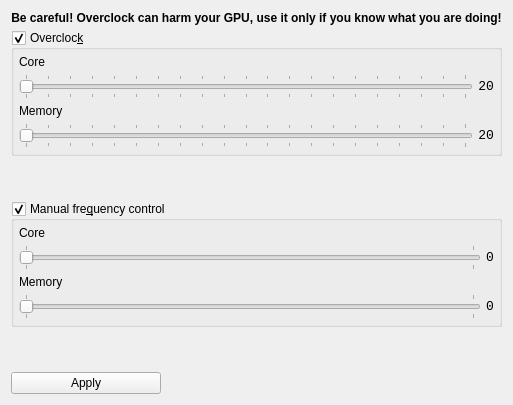
      <widget class="QWidget" name="overclockTab">
       <attribute name="title">
        <string>Overclock</string>
       </attribute>
       <layout class="QVBoxLayout" name="verticalLayout_10">
        <property name="spacing">
         <number>5</number>
        </property>
        <item>
         <widget class="QLabel" name="label_8">
          <property name="font">
           <font>
            <weight>75</weight>
            <bold>true</bold>
           </font>
          </property>
          <property name="text">
           <string>Be careful! Overclock can harm your GPU, use it only if you know what you are doing!</string>
          </property>
          <property name="alignment">
           <set>Qt::AlignHCenter|Qt::AlignTop</set>
          </property>
         </widget>
        </item>
        <item>
         <widget class="QGroupBox" name="group_oc">
          <property name="title">
           <string>Overcloc&amp;k</string>
          </property>
          <property name="checkable">
           <bool>true</bool>
          </property>
          <property name="checked">
           <bool>true</bool>
          </property>
          <layout class="QGridLayout" name="gridLayout_7" columnstretch="1,0,0,0">
           <property name="leftMargin">
            <number>5</number>
           </property>
           <property name="topMargin">
            <number>5</number>
           </property>
           <property name="rightMargin">
            <number>5</number>
           </property>
           <property name="bottomMargin">
            <number>5</number>
           </property>
           <property name="spacing">
            <number>5</number>
           </property>
           <item row="2" column="0" colspan="2">
            <widget class="QLabel" name="label_memOc">
             <property name="text">
              <string>Memory</string>
             </property>
            </widget>
           </item>
           <item row="3" column="0" colspan="3">
            <widget class="QSlider" name="slider_ocMclk">
             <property name="enabled">
              <bool>true</bool>
             </property>
             <property name="sizePolicy">
              <sizepolicy hsizetype="Expanding" vsizetype="Preferred">
               <horstretch>0</horstretch>
               <verstretch>0</verstretch>
              </sizepolicy>
             </property>
             <property name="maximum">
              <number>20</number>
             </property>
             <property name="pageStep">
              <number>5</number>
             </property>
             <property name="orientation">
              <enum>Qt::Horizontal</enum>
             </property>
             <property name="tickPosition">
              <enum>QSlider::TicksBothSides</enum>
             </property>
             <property name="tickInterval">
              <number>1</number>
             </property>
            </widget>
           </item>
           <item row="1" column="0" colspan="3">
            <widget class="QSlider" name="slider_ocSclk">
             <property name="enabled">
              <bool>true</bool>
             </property>
             <property name="sizePolicy">
              <sizepolicy hsizetype="Expanding" vsizetype="Preferred">
               <horstretch>0</horstretch>
               <verstretch>0</verstretch>
              </sizepolicy>
             </property>
             <property name="maximum">
              <number>20</number>
             </property>
             <property name="pageStep">
              <number>5</number>
             </property>
             <property name="orientation">
              <enum>Qt::Horizontal</enum>
             </property>
             <property name="tickPosition">
              <enum>QSlider::TicksBothSides</enum>
             </property>
             <property name="tickInterval">
              <number>1</number>
             </property>
            </widget>
           </item>
           <item row="0" column="0" colspan="2">
            <widget class="QLabel" name="label_coreOc">
             <property name="text">
              <string>Core</string>
             </property>
            </widget>
           </item>
           <item row="1" column="3">
            <widget class="QLabel" name="l_ocSclk">
             <property name="font">
              <font>
               <family>Monospace</family>
               <pointsize>10</pointsize>
              </font>
             </property>
             <property name="text">
              <string notr="true">20</string>
             </property>
             <property name="alignment">
              <set>Qt::AlignRight|Qt::AlignTrailing|Qt::AlignVCenter</set>
             </property>
            </widget>
           </item>
           <item row="3" column="3">
            <widget class="QLabel" name="l_ocMclk">
             <property name="font">
              <font>
               <family>Monospace</family>
               <pointsize>10</pointsize>
              </font>
             </property>
             <property name="text">
              <string notr="true">20</string>
             </property>
             <property name="alignment">
              <set>Qt::AlignRight|Qt::AlignTrailing|Qt::AlignVCenter</set>
             </property>
            </widget>
           </item>
          </layout>
         </widget>
        </item>
        <item>
         <spacer name="verticalSpacer_3">
          <property name="orientation">
           <enum>Qt::Vertical</enum>
          </property>
          <property name="sizeHint" stdset="0">
           <size>
            <width>20</width>
            <height>40</height>
           </size>
          </property>
         </spacer>
        </item>
        <item>
         <widget class="QGroupBox" name="group_freq">
          <property name="title">
           <string>Manual fre&amp;quency control</string>
          </property>
          <property name="checkable">
           <bool>true</bool>
          </property>
          <property name="checked">
           <bool>true</bool>
          </property>
          <layout class="QGridLayout" name="gridLayout_16" columnstretch="1,0">
           <property name="leftMargin">
            <number>5</number>
           </property>
           <property name="topMargin">
            <number>5</number>
           </property>
           <property name="rightMargin">
            <number>5</number>
           </property>
           <property name="bottomMargin">
            <number>5</number>
           </property>
           <property name="spacing">
            <number>5</number>
           </property>
           <item row="0" column="0">
            <widget class="QLabel" name="label_CoreFreq">
             <property name="text">
              <string>Core</string>
             </property>
            </widget>
           </item>
           <item row="1" column="0">
            <widget class="QSlider" name="slider_freqSclk">
             <property name="enabled">
              <bool>true</bool>
             </property>
             <property name="sizePolicy">
              <sizepolicy hsizetype="Expanding" vsizetype="Preferred">
               <horstretch>0</horstretch>
               <verstretch>0</verstretch>
              </sizepolicy>
             </property>
             <property name="maximum">
              <number>1</number>
             </property>
             <property name="pageStep">
              <number>5</number>
             </property>
             <property name="orientation">
              <enum>Qt::Horizontal</enum>
             </property>
             <property name="tickPosition">
              <enum>QSlider::TicksBothSides</enum>
             </property>
             <property name="tickInterval">
              <number>1</number>
             </property>
            </widget>
           </item>
           <item row="1" column="1">
            <widget class="QLabel" name="l_freqSclk">
             <property name="font">
              <font>
               <family>Monospace</family>
               <pointsize>10</pointsize>
              </font>
             </property>
             <property name="text">
              <string notr="true">0</string>
             </property>
             <property name="alignment">
              <set>Qt::AlignRight|Qt::AlignTrailing|Qt::AlignVCenter</set>
             </property>
            </widget>
           </item>
           <item row="2" column="0">
            <widget class="QLabel" name="label_memFreq">
             <property name="text">
              <string>Memory</string>
             </property>
            </widget>
           </item>
           <item row="3" column="0">
            <widget class="QSlider" name="slider_freqMclk">
             <property name="enabled">
              <bool>true</bool>
             </property>
             <property name="sizePolicy">
              <sizepolicy hsizetype="Expanding" vsizetype="Preferred">
               <horstretch>0</horstretch>
               <verstretch>0</verstretch>
              </sizepolicy>
             </property>
             <property name="maximum">
              <number>1</number>
             </property>
             <property name="pageStep">
              <number>5</number>
             </property>
             <property name="orientation">
              <enum>Qt::Horizontal</enum>
             </property>
             <property name="tickPosition">
              <enum>QSlider::TicksBothSides</enum>
             </property>
             <property name="tickInterval">
              <number>1</number>
             </property>
            </widget>
           </item>
           <item row="3" column="1">
            <widget class="QLabel" name="l_freqMclk">
             <property name="font">
              <font>
               <family>Monospace</family>
               <pointsize>10</pointsize>
              </font>
             </property>
             <property name="text">
              <string notr="true">0</string>
             </property>
             <property name="alignment">
              <set>Qt::AlignRight|Qt::AlignTrailing|Qt::AlignVCenter</set>
             </property>
            </widget>
           </item>
          </layout>
         </widget>
        </item>
        <item>
         <spacer name="verticalSpacer_4">
          <property name="orientation">
           <enum>Qt::Vertical</enum>
          </property>
          <property name="sizeHint" stdset="0">
           <size>
            <width>20</width>
            <height>40</height>
           </size>
          </property>
         </spacer>
        </item>
        <item>
         <widget class="QPushButton" name="btn_applyOverclock">
          <property name="maximumSize">
           <size>
            <width>150</width>
            <height>16777215</height>
           </size>
          </property>
          <property name="text">
           <string>Apply</string>
          </property>
         </widget>
        </item>
       </layout>
      </widget>
